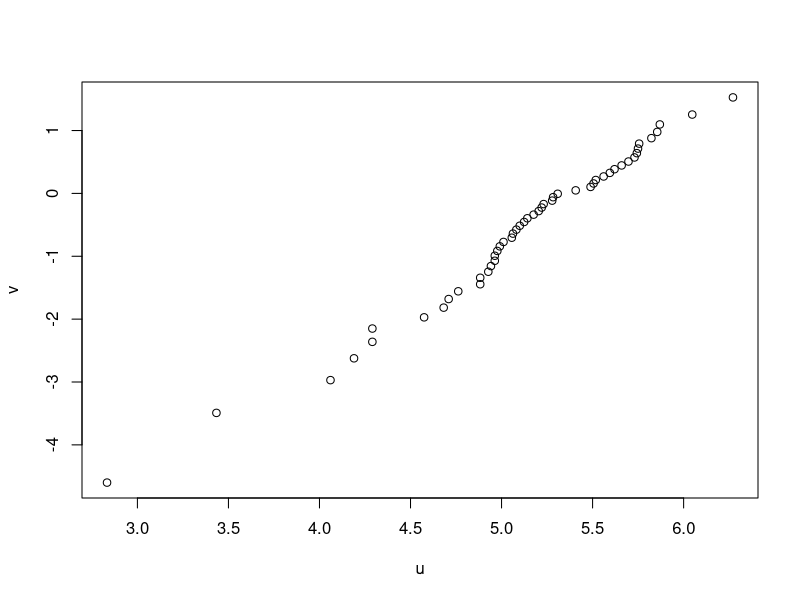
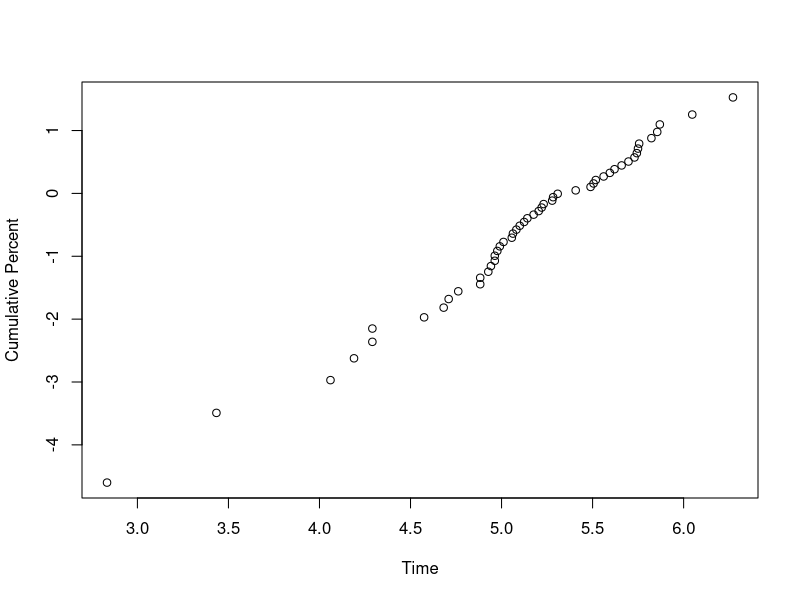
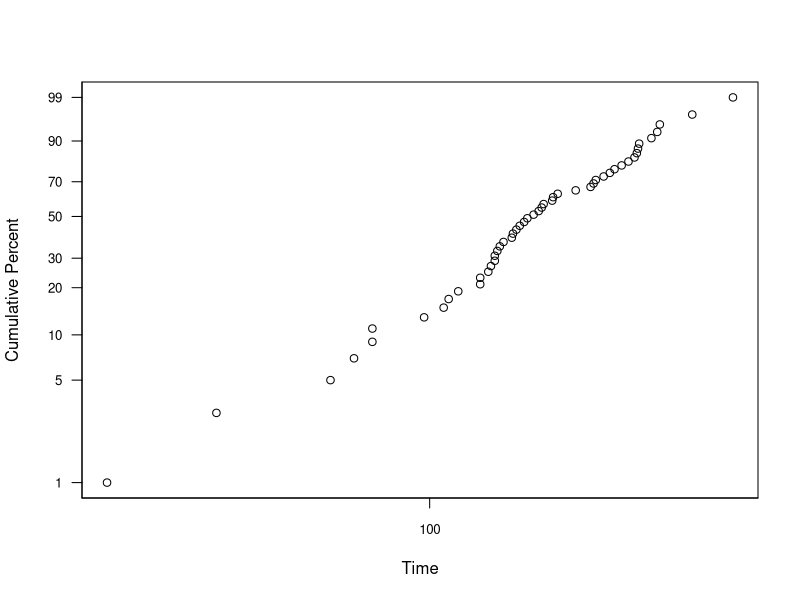
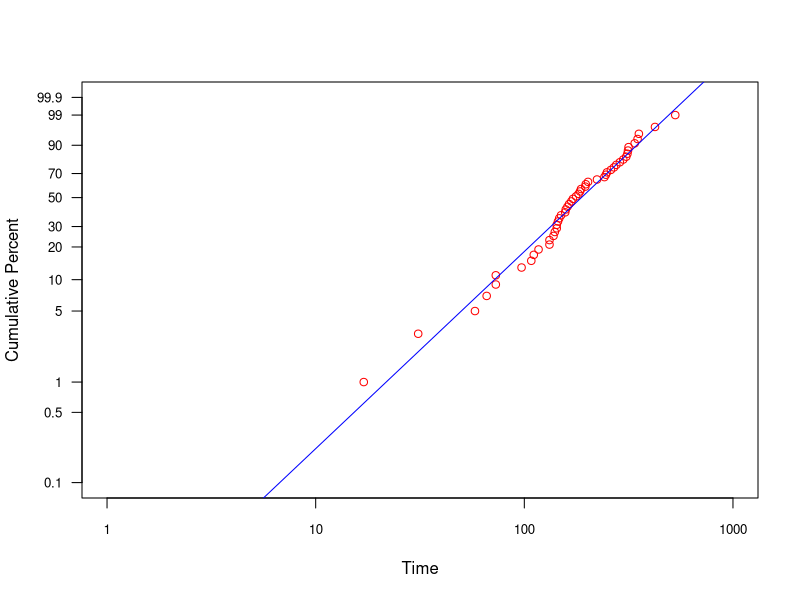

Source code (R) for these figures, in order:
# =================================
# Figures 1.16 on Page 25.
# =================================

x = c( 17,  31,  58,  66,  73,  73,  97, 108, 111, 117, 
      132, 132, 138, 140, 143, 143, 145, 147, 150, 157, 
      158, 161, 164, 168, 171, 177, 182, 185, 187, 196, 
      197, 202, 223, 242, 246, 249, 260, 269, 276, 287, 
      298, 308, 312, 314, 316, 338, 349, 354, 423, 529 )


n=length(x)
u = log( sort(x) )
v = log(-log(1-ppoints(n,a=.5)))


plot(u,v)  # Different from the textbook

plot(u,v, xlab="Time",ylab="Cumulative Percent")  
    # A little bit better, but still different from the textbook


#=================================================================================
plot(u,v, axes=FALSE, frame.plot=TRUE, xlab="Time",ylab="Cumulative Percent")
# X-axis
x.labels = c(1, 10, 100, 1000)
x.values = log(x.labels) 
axis(1,  at=x.values, labels=x.labels, cex.axis=0.8)

# Y-axis 
y.labels=c(0.1, 0.5, 1, 5, 10, 20, 30, 50, 70, 90, 99, 99.9)
y.values =log(-log(1-y.labels/100))
axis(2, las=2, at=y.values, labels=y.labels, cex.axis=0.8)

# Still the above is not satisfactory. 

#=================================================================================
plot(u,v, axes=FALSE, frame.plot=TRUE, xlim=range(x.values), ylim=range(y.values), 
      xlab="Time",ylab="Cumulative Percent", col="red")
axis(1,  at=x.values, labels=x.labels, cex.axis=0.8)

# Y-axis 
axis(2, las=2, at=y.values, labels=y.labels, cex.axis=0.8)

LM = lm( v ~ u)
abline(LM, col="blue")


